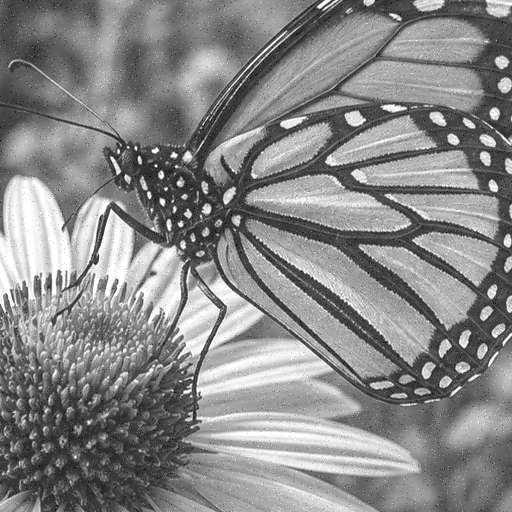
#> input picture Lab1/Part2/images/img3.png, 512 x 512 px, found by its file name
$ python q5.py
#> lines starting #> are read from the running program, lines starting #| are printed output that depends on the picture
import cv2
import numpy as np
from scipy.signal import convolve2d
import matplotlib.pyplot as plt


sizes = [3, 5, 7]

img1 = cv2.imread(r"S:\Computer Vision\Lab1\Part2\images\img3.png", cv2.IMREAD_GRAYSCALE)
#> img1: shape (512, 512); min 3, max 255, mean 135.5
img2 = cv2.imread(r"S:\Computer Vision\Lab1\Part2\images\img4.png", cv2.IMREAD_GRAYSCALE)
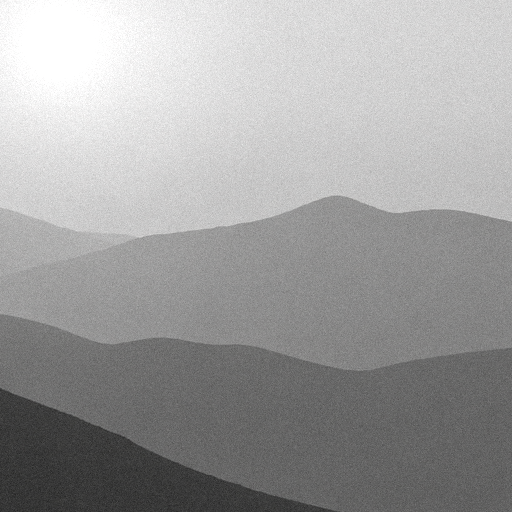
#> input picture Lab1/Part2/images/img4.png, 512 x 512 px, found by its file name
#> img2: shape (512, 512); min 35, max 255, mean 158.8

imgns1 = img1

img3=img1
img4=img2

imgns2 = img2
# Weighted-average kernels
k3 = np.ones((3,3), np.float32) / 9
k5 = np.ones((5,5), np.float32) / 25
k7 = np.ones((7,7), np.float32) / 49

kernels = [k3, k5, k7]

# -------- Image 1: Salt & Pepper --------
box1 = [cv2.blur(imgns1, (k,k)) for k in sizes]
#> box1 = 3 items
weighted1 = [cv2.filter2D(imgns1, -1, k) for k in kernels]
#> weighted1 = 3 items
gaussian1 = [cv2.GaussianBlur(imgns1, (k,k), 0) for k in sizes]
#> gaussian1 = 3 items
median1 = [cv2.medianBlur(imgns1, k) for k in sizes]
#> median1 = 3 items

# -------- Image 2: Gaussian Noise --------
box2 = [cv2.blur(imgns2, (k,k)) for k in sizes]
#> box2 = 3 items
weighted2 = [cv2.filter2D(imgns2, -1, k) for k in kernels]
#> weighted2 = 3 items
gaussian2 = [cv2.GaussianBlur(imgns2, (k,k), 0) for k in sizes]
#> gaussian2 = 3 items
median2 = [cv2.medianBlur(imgns2, k) for k in sizes]
#> median2 = 3 items


# 5. Absolute-difference images

def difference(original, filtered):
    return cv2.absdiff(original, filtered)
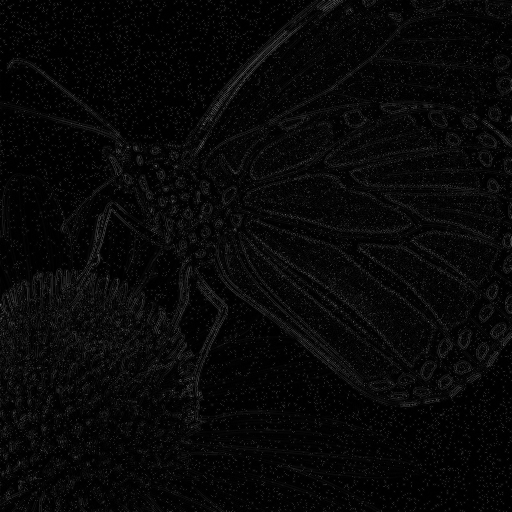
#> returned value: shape (512, 512); min 0, max 105, mean 7.7

# Image 1 - Salt & Pepper
diff_box1 = difference(img3, box1[0])
diff_weighted1 = difference(img3, weighted1[0])
diff_gaussian1 = difference(img3, gaussian1[0])
diff_median1 = difference(img3, median1[0])

# Image 2 - Gaussian
diff_box2 = difference(img4, box2[0])
#> in difference (call 5), `return cv2.absdiff(original, filtered)`:
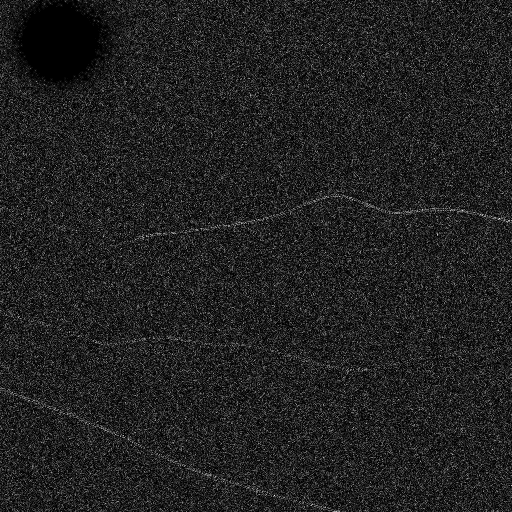
#> returned value: shape (512, 512); min 0, max 31, mean 4.1; drawn with min black and max white
diff_weighted2 = difference(img4, weighted2[0])
diff_gaussian2 = difference(img4, gaussian2[0])
diff_median2 = difference(img4, median2[0])


plt.figure(figsize=(10,8))

plt.subplot(2,2,1)
plt.imshow(diff_box1, cmap="gray")
plt.title("Box 3x3 Difference")
plt.axis("off")

plt.subplot(2,2,2)
plt.imshow(diff_weighted1, cmap="gray")
plt.title("Weighted 3x3 Difference")
plt.axis("off")

plt.subplot(2,2,3)
plt.imshow(diff_gaussian1, cmap="gray")
plt.title("Gaussian 3x3 Difference")
plt.axis("off")

plt.subplot(2,2,4)
plt.imshow(diff_median1, cmap="gray")
plt.title("Median 3x3 Difference")
plt.axis("off")

plt.tight_layout()
plt.show()
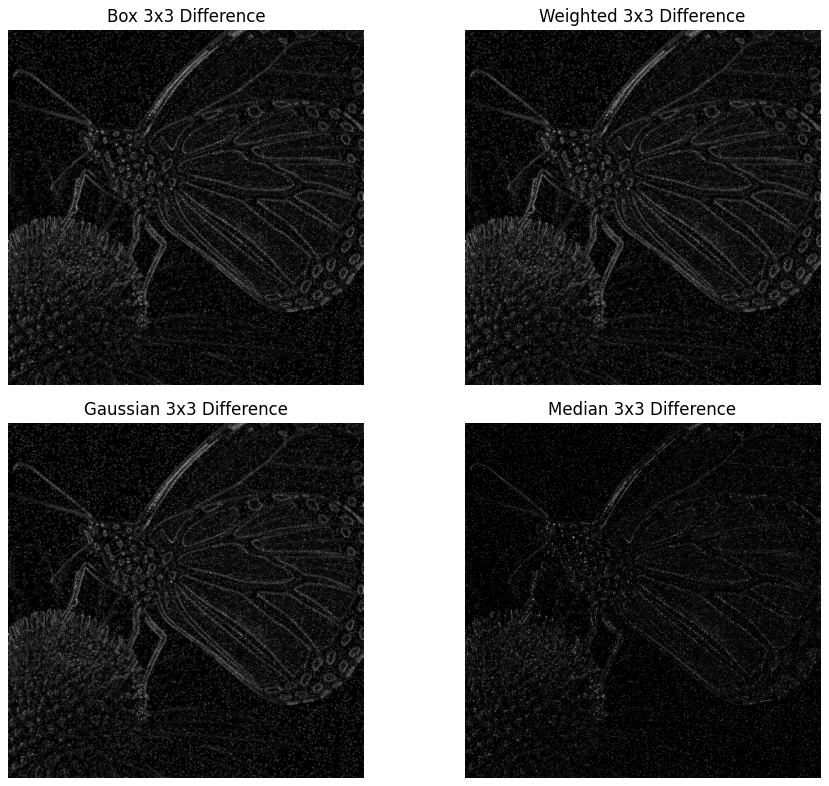
#> figure drawn by matplotlib, 4 panels


plt.figure(figsize=(10,8))

plt.subplot(2,2,1)
plt.imshow(diff_box2, cmap="gray")
plt.title("Box 3x3 Difference")
plt.axis("off")

plt.subplot(2,2,2)
plt.imshow(diff_weighted2, cmap="gray")
plt.title("Weighted 3x3 Difference")
plt.axis("off")

plt.subplot(2,2,3)
plt.imshow(diff_gaussian2, cmap="gray")
plt.title("Gaussian 3x3 Difference")
plt.axis("off")

plt.subplot(2,2,4)
plt.imshow(diff_median2, cmap="gray")
plt.title("Median 3x3 Difference")
plt.axis("off")

plt.tight_layout()
plt.show()
